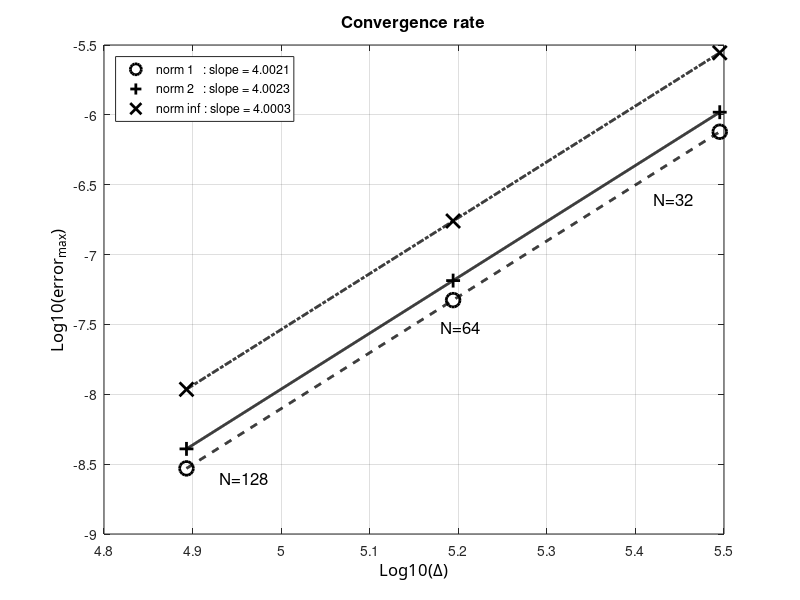

Here is the MATLAB script that generated this plot:
clc; clear all; close all;

radius=6371220;
%N=[40 50 60 80 100 150];
N=[32 64 128];
% N=[16 32 64 128];
dx=2*pi*radius./(4*N);

%% Nair-Machenhauer
% e1=[1.4218e-3 5.2599e-4 1.9646e-4 3.4719e-5 9.9724e-6 1.2117e-6];
% e2=[6.0198e-3 2.4308e-3 9.7746e-4 1.7531e-4 4.7225e-5 6.2853e-6];
% e3=[4.5356e-2 1.8245e-2 7.6475e-3 1.6499e-3 4.6740e-4 6.7620e-5];
%% Nair-Jablonowski
% e1=[2.2199*10^-3 9.9676*10^-4 4.4566*10^-4 1.3189*10^-4 5.3380*10^-5 1.0401*10^-5];
% e2=[8.1592*10^-3 3.9476*10^-3 1.9545*10^-3 5.8682*10^-4 2.3789*10^-4 4.7173*10^-5];
% e3=[4.9298*10^-2 2.8948*10^-2 1.6474*10^-2 5.6752*10^-3 2.3177*10^-3 4.9192*10^-4];
%% Williamson 2 (alpha=0)
% e1=[1.1422*10^-6 7.1216*10^-8 4.4469*10^-9];
% e2=[1.3885*10^-6 8.6513*10^-8 5.4018*10^-9];
% e3=[2.4469*10^-6 1.5229*10^-7 9.5186*10^-9];
%% Williamson 2 (alpha=pi/4)
e1=[7.5712*10^-7 4.7213*10^-8 2.9487*10^-9];
e2=[1.0446*10^-6 6.5124*10^-8 4.0672*10^-9];
e3=[2.7809*10^-6 1.7387*10^-7 1.0858*10^-8];

% e1=[4.4750*10^-2 5.7696*10^-3 3.4225*10^-4 1.6969*10^-5];

ldx=log10(dx);
le1=log10(e1);
le2=log10(e2);
le3=log10(e3);



%% plot 1
figure(11); 
%% curve 1
hl1=plot(ldx,le1,'ok');
set(hl1,'LineWidth',2.0);
set(hl1,'MarkerSize',10);
set(hl1,'MarkerEdgeColor','k');
%set(hl1,'MarkerFaceColor','r');

hold on;
[a11,b1]=polyfit(ldx,le1,1);
tt=linspace(min(ldx),max(ldx),1000);
lsq1=a11(2)+a11(1)*tt;


%% curve 2
hl2=plot(ldx,le2,'+k');
set(hl2,'LineWidth',2.0);
set(hl2,'MarkerSize',10);
set(hl2,'MarkerEdgeColor','k');
set(hl2,'MarkerFaceColor','green');

hold on;
[a12,b1]=polyfit(ldx,le2,1);
tt=linspace(min(ldx),max(ldx),1000);
lsq2=a12(2)+a12(1)*tt;


%% curve 3
hl3=plot(ldx,le3,'xk');
set(hl3,'LineWidth',2.0);
set(hl3,'MarkerSize',10);
set(hl3,'MarkerEdgeColor','k');
set(hl3,'MarkerFaceColor','magenta');

hold on;
[a13,b1]=polyfit(ldx,le3,1);
tt=linspace(min(ldx),max(ldx),1000);
lsq3=a13(2)+a13(1)*tt;


%% legend
% ylabel
ha=gca;
ya=get(gca,'Ylabel');
set(ha,'Ygrid','on');
set(ya,'String','Log10(error_{max})');
set (ya,'FontName','Calibri');
set(ya,'FontSize',12);

% title
ha=gca;
xt=get(gca,'Title');
title('Convergence rate');
set (xt,'FontSize',12);


% %% courbes...
hlff1=plot(tt,lsq1,'--k');
set(hlff1,'LineWidth',2.0);

hlff2=plot(tt,lsq2,'-k');
set(hlff2,'LineWidth',2.0);

hlff3=plot(tt,lsq3,'-.k');
set(hlff3,'LineWidth',2.0);

legend([hl1,hl2,hl3],{['norm 1   : slope = ' num2str(a11(1))],['norm 2   : slope = ' num2str(a12(1))],['norm inf : slope = ' num2str(a13(1))]},'Location','NorthWest')
% legend(['norm inf : slope = ' num2str(a11(1))],'Location','NorthWest')
% xlabel
ha=gca;
xa=get(gca,'Xlabel');
set(ha,'Xgrid','on');
set(xa,'String','Log10(\Delta)');
set (xa,'FontName','Calibri');
set(xa,'FontSize',12);

%% texte
ht=text('Position',[4.93,-8.6,0],'String','N=128');
set(ht,'FontSize',12);
% ht=text('Position',[4.1,-8.8,0],'String','\Deltat=2.5min');
% set(ht,'FontSize',12);

ht=text('Position',[5.18,-7.52,0],'String','N=64');
set(ht,'FontSize',12);
% ht=text('Position',[4.38,-7.8,0],'String','\Deltat=5min');
% set(ht,'FontSize',12);

ht=text('Position',[5.42,-6.6,0],'String','N=32');
set(ht,'FontSize',12);
% ht=text('Position',[4.6,-6.75,0],'String','\Deltat=10min');
% set(ht,'FontSize',12);
